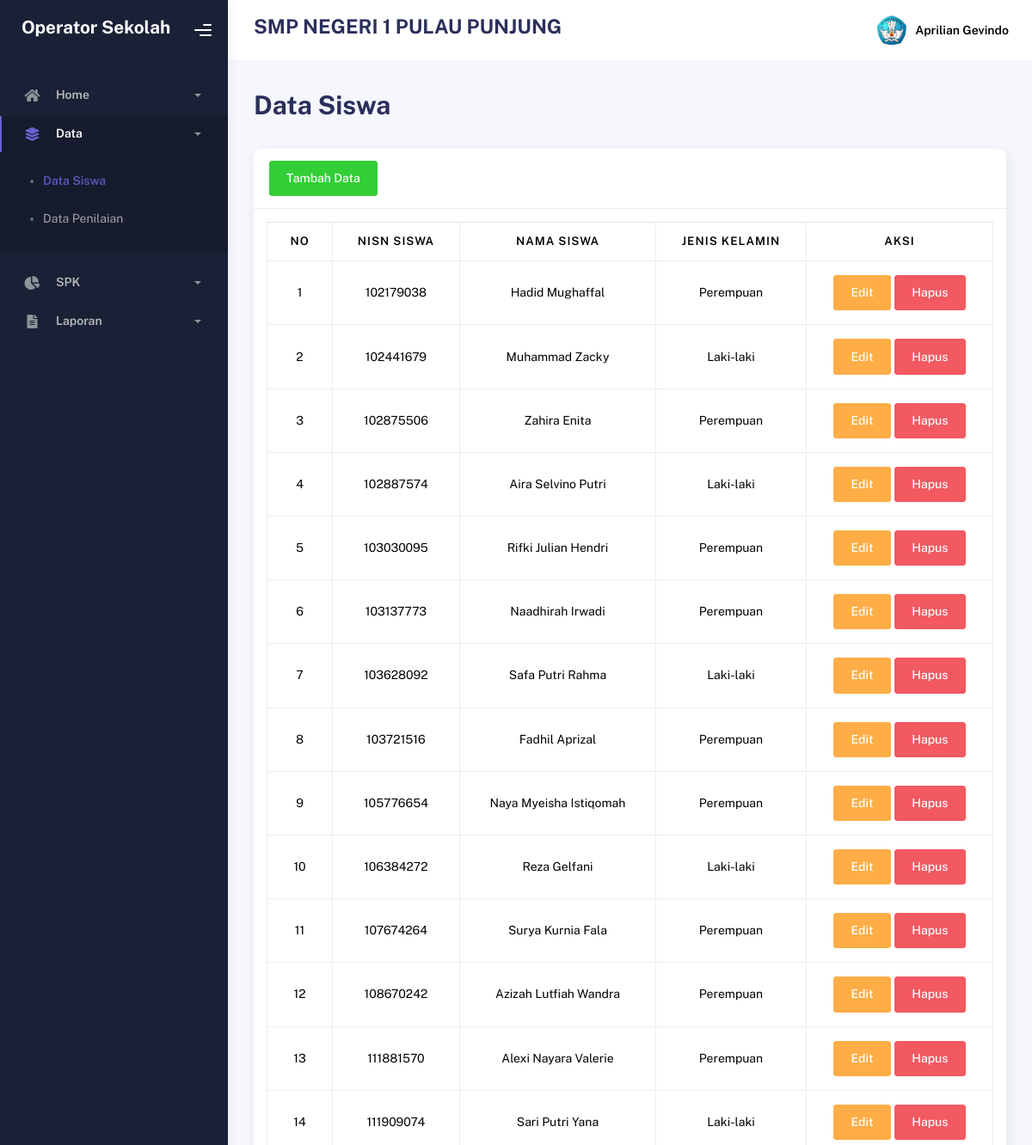
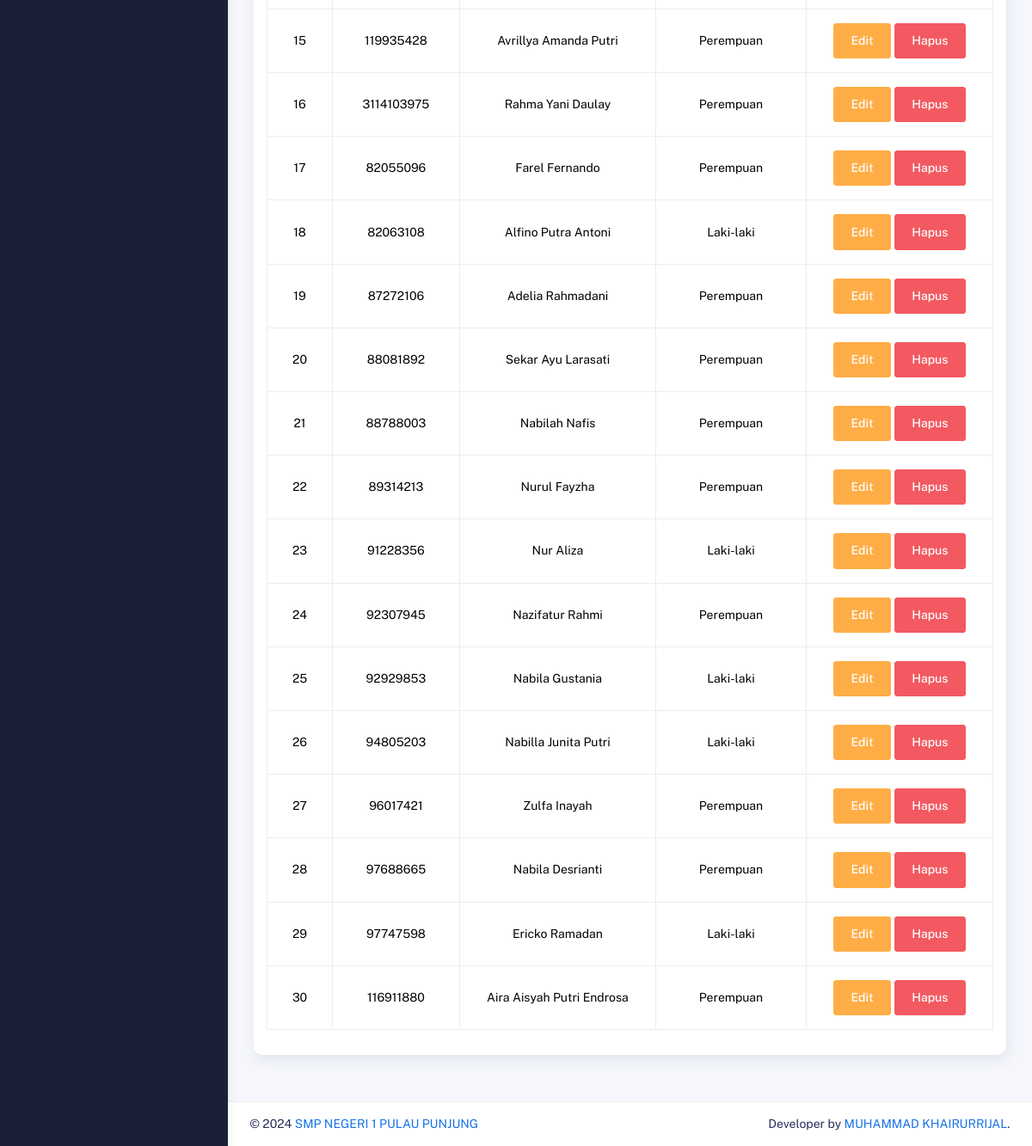
Screenshot of /?p=DataSiswa (signed in) with the database file from the repository (2 pictures, top to bottom).
### tables this page shows
CREATE TABLE `pengguna` (
  `id_pengguna` int NOT NULL,
  `username` varchar(20) NOT NULL,
  `password` varchar(20) NOT NULL,
  `nama_pengguna` varchar(30) NOT NULL,
  `jabatan` enum('Kepala Sekolah','Operator Sekolah') NOT NULL,
  `foto_pengguna` text NOT NULL,
  `simpan_pengguna` timestamp NOT NULL DEFAULT CURRENT_TIMESTAMP ON UPDATE CURRENT_TIMESTAMP
);

CREATE TABLE `siswa` (
  `nisn` varchar(15) NOT NULL,
  `nama_siswa` varchar(30) NOT NULL,
  `jk_siswa` enum('Laki-laki','Perempuan') NOT NULL,
  `simpan_siswa` timestamp NOT NULL DEFAULT CURRENT_TIMESTAMP ON UPDATE CURRENT_TIMESTAMP
);

### index.php (called while the page is built, shortened)
<?php
require_once 'app/config/db.php';
require_once 'app/config/crud.php';
$crud = new CRUD();
$file = "package.json";
$getJSON = file_get_contents($file);
$dataProject = json_decode($getJSON, true);
include_once 'app/routes/web.php';

### app/config/db.php (called while the page is built, shortened)
<?php
class DB
{
    public function __construct()
    {
        $this->con = mysqli_connect(
            self::HOST,
            self::USER,
            self::PASS,
            self::DB
        );
    }
}

### app/config/crud.php (called while the page is built, shortened)
<?php
class CRUD extends DB
{
    public function read($table, $opsi = "")
    {
        return mysqli_query(
            $this->con,
            "SELECT * FROM $table $opsi"
        );
    }
}

### app/controller/dashboard/data_siswa.php (called while the page is built, shortened)
<?php
$no = 1;
$querySiswa = $crud->read(
    "siswa",
    "ORDER BY nisn ASC"
);

### app/view/page/dashboard/data_siswa.php (the view, shortened to what this page needs)
<!DOCTYPE html>
<html lang="en">
<head>
    <?php include 'app/view/layout/head.php' ?>
</head>
<body>
    <?php include 'app/controller/dashboard/data_siswa.php' ?>
    <div class="wrapper">
        <?php include 'app/view/layout/sidebar.php' ?>
        <div class="main-panel">
            <?php include 'app/view/layout/navbar.php' ?>
            <div class="container">
                <div class="page-inner">
                    <div class="d-flex align-items-left align-items-md-center flex-column flex-md-row pt-2 pb-4">
                        <div>
                            <h1 class="fw-bolder mb-2"><?= $dataPage['page'] ?></h1>
                        </div>
                    </div>
                    <div class="row">
                        <div class="col-sm-12">
                            <div class="card card-stats card-round">
                                <div class="card-header">
                                    <button type="button" class="btn btn-success" data-bs-toggle="modal" data-bs-target="#tambahModal">
                                        Tambah Data
                                    </button>
                                </div>
                                <div class="card-body">
                                    <div class="table-responsive">
                                        <table class="table table-bordered table-hover text-center align-middle">
                                            <thead>
                                                <tr>
                                                    <th>No</th>
                                                    <th>NISN Siswa</th>
                                                    <th>Nama Siswa</th>
                                                    <th>Jenis Kelamin</th>
                                                    <th>Aksi</th>
                                                </tr>
                                            </thead>
                                            <tbody>
                                                <?php foreach ($querySiswa as $row) : ?>
                                                    <tr>
                                                        <td><?= $no++ ?></td>
                                                        <td><?= $row['nisn'] ?></td>
                                                        <td><?= $row['nama_siswa'] ?></td>
                                                        <td><?= $row['jk_siswa'] ?></td>
                                                        <td>
                                                            <button type="button" class="btn btn-warning" data-bs-toggle="modal" data-bs-target="#editModal<?= $no ?>">
                                                                Edit
                                                            </button>
                                                            <button type="button" class="btn btn-danger" data-bs-toggle="modal" data-bs-target="#hapusModal<?= $no ?>">
                                                                Hapus
                                                            </button>
                                                        </td>
                                                    </tr>
                                                <?php endforeach ?>
                                            </tbody>
                                        </table>
                                    </div>
                                </div>
                            </div>
                        </div>
                    </div>
                </div>
            </div>
            <?php include 'app/view/layout/footer.php' ?>
        </div>
    </div>
</body>
</html>

### app/routes/web.php (shortened to what this page needs)
<?php
if (isset($_GET['p'])) {
    $page = $_GET['p'];
    include 'app/routes/dashboard.php';
}

### app/routes/dashboard.php (shortened to what this page needs)
<?php
if (isset($_SESSION['login_oktarion']) == true) {
    $id_pengguna = $_SESSION['id_pengguna'];
    $dataPengguna = mysqli_fetch_array(
        $crud->read(
            "pengguna",
            "WHERE id_pengguna = '$id_pengguna'"
        )
    );
    if ($page == "Dashboard") {
        $dataPage = [
            "panel" => "Home",
            "page" => "Dashboard"
        ];
        include 'app/view/page/dashboard/dashboard.php';
    } elseif ($page == "Logout") {
        session_destroy();
        echo $fungsi->Redirect('?a=Login');
    } elseif ($page == "DataPengguna") {
        $dataPage = [
            "panel" => "Data",
            "page" => "Data Pengguna"
        ];
        include 'app/view/page/dashboard/data_pengguna.php';
    } elseif ($page == "DataSiswa") {
        $dataPage = [
            "panel" => "Data",
            "page" => "Data Siswa"
        ];
        include 'app/view/page/dashboard/data_siswa.php';
    } elseif ($page == "DataNilai") {
        $dataPage = [
            "panel" => "Data",
            "page" => "Data Penilaian"
        ];
        include 'app/view/page/dashboard/data_nilai.php';
    } elseif ($page == "Kriteria") {
        $dataPage = [
            "panel" => "SPK",
            "page" => "Kriteria"
        ];
        include 'app/view/page/dashboard/spk_kriteria.php';
    } elseif ($page == "Sub") {
        $dataPage = [
            "panel" => "SPK",
            "page" => "Sub Kriteria"
        ];
        include 'app/view/page/dashboard/spk_sub.php';
    } elseif ($page == "Oreste") {
        $dataPage = [
            "panel" => "SPK",
            "page" => "Metode ORESTE"
        ];
        include 'app/view/page/dashboard/spk_oreste.php';
    } elseif ($page == "Hasil") {
        $dataPage = [
            "panel" => "SPK",
            "page" => "Hasil Perhitungan Metode WASPAS"
        ];
        include 'app/view/page/dashboard/spk_hasil.php';
    } elseif ($page == "DataKeputusan") {
        $dataPage = [
            "panel" => "Data",
            "page" => "Data Keputusan"
        ];
        include 'app/view/page/dashboard/data_keputusan.php';
    } elseif ($page == "Laporan") {
        $dataPage = [
            "panel" => "Laporan",
            "page" => "Laporan Pemilihan Peserta Untuk Mengikuti Festival Lomba Seni Siswa Nasional (FLS2N)"
        ];
        include 'app/view/page/dashboard/laporan.php';
    } else {
        echo $fungsi->Redirect('?p=Dashboard');
    }
} else {
    echo $fungsi->Redirect('?a=Login');
}

### app/view/layout/head.php (shortened to what this page needs)
<link rel="stylesheet" href="assets/css/bootstrap.min.css" />
<link rel="stylesheet" href="assets/css/plugins.min.css" />
<link rel="stylesheet" href="assets/css/kaiadmin.min.css" />
<link rel="stylesheet" href="assets/css/demo.css" />

### app/view/layout/sidebar.php (shortened to what this page needs)
<div class="sidebar" data-background-color="dark">
    <div class="sidebar-logo">
        <div class="logo-header" data-background-color="dark">
            <a href="./" class="logo">
                <h4 class="text-white fw-bolder"><?= $dataPengguna['jabatan'] ?></h4>
            </a>
            <div class="nav-toggle">
                <button class="btn btn-toggle toggle-sidebar">
                    <i class="gg-menu-right"></i>
                </button>
            </div>
        </div>
    </div>
    <div class="sidebar-wrapper scrollbar scrollbar-inner">
        <div class="sidebar-content">
            <ul class="nav nav-secondary">
                <?php if ($dataPengguna['jabatan'] == "Operator Sekolah") : ?>
                    <li class="nav-item <?= ($page == "Dashboard" or $page == "DataPengguna") ? 'active submenu' : '' ?>">
                        <a data-bs-toggle="collapse" href="#home">
                            <i class="fas fa-home"></i>
                            <p>Home</p>
                            <span class="caret"></span>
                        </a>
                    </li>
                    <li class="nav-item <?= ($page == "DataSiswa" or $page == "DataNilai") ? 'active submenu' : '' ?>">
                        <a data-bs-toggle="collapse" href="#data">
                            <i class="fas fa-layer-group"></i>
                            <p>Data</p>
                            <span class="caret"></span>
                        </a>
                        <div class="collapse <?= ($page == "DataSiswa" or $page == "DataNilai") ? 'show' : '' ?>" id="data">
                            <ul class="nav nav-collapse">
                                <li class="<?= $page == "DataSiswa" ? 'active' : '' ?>">
                                    <a href="?p=DataSiswa">
                                        <span class="sub-item">Data Siswa</span>
                                    </a>
                                </li>
                                <li class="<?= $page == "DataNilai" ? 'active' : '' ?>">
                                    <a href="?p=DataNilai">
                                        <span class="sub-item">Data Penilaian</span>
                                    </a>
                                </li>
                            </ul>
                        </div>
                    </li>
                    <li class="nav-item <?= ($page == "Kriteria" or $page == "Oreste") ? 'active submenu' : '' ?>">
                        <a data-bs-toggle="collapse" href="#spk">
                            <i class="fas fa-chart-pie"></i>
                            <p>SPK</p>
                            <span class="caret"></span>
                        </a>
                    </li>
                    <li class="nav-item <?= ($page == "Laporan") ? 'active submenu' : '' ?>">
                        <a data-bs-toggle="collapse" href="#laporan">
                            <i class="fas fa-file-alt"></i>
                            <p>Laporan</p>
                            <span class="caret"></span>
                        </a>
                    </li>
                <?php endif ?>
            </ul>
        </div>
    </div>
</div>

### app/view/layout/navbar.php (shortened to what this page needs)
<div class="main-header">
    <nav class="navbar navbar-header navbar-header-transparent navbar-expand-lg border-bottom">
        <div class="container-fluid">
            <nav class="navbar navbar-header-left navbar-expand-lg p-0 d-none d-lg-flex">
                <div class="input-group">
                    <div class="input-group-prepend">
                        <h3 class="fw-bolder">SMP NEGERI 1 PULAU PUNJUNG</h3>
                    </div>
                </div>
            </nav>
            <ul class="navbar-nav topbar-nav ms-md-auto align-items-center">
                <li class="nav-item topbar-user dropdown hidden-caret">
                    <a class="dropdown-toggle profile-pic" data-bs-toggle="dropdown" href="#" aria-expanded="false">
                        <div class="avatar-sm">
                            <img src="assets/img/pengguna/<?= $dataPengguna['foto_pengguna'] ?>" class="avatar-img rounded-circle" />
                        </div>
                        <span class="profile-username">
                            <span class="fw-bold"><?= $dataPengguna['nama_pengguna'] ?></span>
                        </span>
                    </a>
                </li>
            </ul>
        </div>
    </nav>
</div>

### app/view/layout/footer.php
<footer class="footer">
    <div class="container-fluid d-flex justify-content-between">
        <div class="copyright">
            &copy; 2024
            <a href="#"><?= $dataProject['project'] ?></a>
        </div>
        <div>
            Developer by
            <a href="#"><?= $dataProject['author'] ?></a>.
        </div>
    </div>
</footer>

### rows the page displays
pengguna: jabatan "Operator Sekolah", foto_pengguna (picture), nama_pengguna "Aprilian Gevindo"
siswa: nisn "102179038", nama_siswa "Hadid Mughaffal", jk_siswa "Perempuan"
siswa: nisn "102441679", nama_siswa "Muhammad Zacky", jk_siswa "Laki-laki"
siswa: nisn "102875506", nama_siswa "Zahira Enita", jk_siswa "Perempuan"
siswa: nisn "102887574", nama_siswa "Aira Selvino Putri", jk_siswa "Laki-laki"
siswa: nisn "103030095", nama_siswa "Rifki Julian Hendri", jk_siswa "Perempuan"
siswa: nisn "103137773", nama_siswa "Naadhirah Irwadi", jk_siswa "Perempuan"
siswa: nisn "103628092", nama_siswa "Safa Putri Rahma", jk_siswa "Laki-laki"
siswa: nisn "103721516", nama_siswa "Fadhil Aprizal", jk_siswa "Perempuan"
siswa: nisn "105776654", nama_siswa "Naya Myeisha Istiqomah", jk_siswa "Perempuan"
siswa: nisn "106384272", nama_siswa "Reza Gelfani", jk_siswa "Laki-laki"
siswa: nisn "107674264", nama_siswa "Surya Kurnia Fala", jk_siswa "Perempuan"
siswa: nisn "108670242", nama_siswa "Azizah Lutfiah Wandra", jk_siswa "Perempuan"
siswa: nisn "111881570", nama_siswa "Alexi Nayara Valerie", jk_siswa "Perempuan"
siswa: nisn "111909074", nama_siswa "Sari Putri Yana", jk_siswa "Laki-laki"
siswa: nisn "119935428", nama_siswa "Avrillya Amanda Putri", jk_siswa "Perempuan"
siswa: nisn "3114103975", nama_siswa "Rahma Yani Daulay", jk_siswa "Perempuan"
siswa: nisn "82055096", nama_siswa "Farel Fernando", jk_siswa "Perempuan"
siswa: nisn "82063108", nama_siswa "Alfino Putra Antoni", jk_siswa "Laki-laki"
siswa: nisn "87272106", nama_siswa "Adelia Rahmadani", jk_siswa "Perempuan"
siswa: nisn "88081892", nama_siswa "Sekar Ayu Larasati", jk_siswa "Perempuan"
siswa: nisn "88788003", nama_siswa "Nabilah Nafis", jk_siswa "Perempuan"
siswa: nisn "89314213", nama_siswa "Nurul Fayzha", jk_siswa "Perempuan"
siswa: nisn "91228356", nama_siswa "Nur Aliza", jk_siswa "Laki-laki"
siswa: nisn "92307945", nama_siswa "Nazifatur Rahmi", jk_siswa "Perempuan"
siswa: nisn "92929853", nama_siswa "Nabila Gustania", jk_siswa "Laki-laki"
siswa: nisn "94805203", nama_siswa "Nabilla Junita Putri", jk_siswa "Laki-laki"
siswa: nisn "96017421", nama_siswa "Zulfa Inayah", jk_siswa "Perempuan"
siswa: nisn "97688665", nama_siswa "Nabila Desrianti", jk_siswa "Perempuan"
siswa: nisn "97747598", nama_siswa "Ericko Ramadan", jk_siswa "Laki-laki"
siswa: nisn "116911880", nama_siswa "Aira Aisyah Putri Endrosa", jk_siswa "Perempuan"

### other values shown
$dataPage['page'] "Data Siswa"
$dataProject['project'] "SMP NEGERI 1 PULAU PUNJUNG"
$dataProject['author'] "MUHAMMAD KHAIRURRIJAL"
